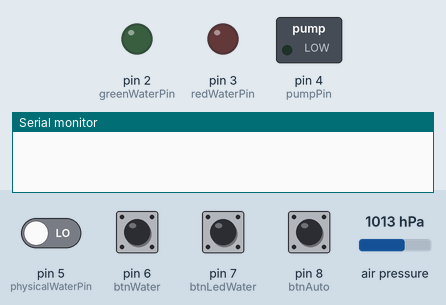
Bench run of a sketch on a simulated Arduino Uno, built with avr-gcc and run on an emulated ATmega328P. Parts: switched loads named in the sketch (green lamp = pin HIGH), output pins drawn as LEDs (lit = HIGH), the last lines printed to the serial monitor. The test bench sets the inputs (shaded band); at power-on: pin 6 (btnWater), pin 7 (btnLedWater), pin 8 (btnAuto) HIGH, pin 5 (physicalWaterPin) LOW, air pressure 1013 hPa.

Above: at 2.2 s.
2.3 s: pin 6 (btnWater) pulled LOW for 1 s
At 3.6 s:
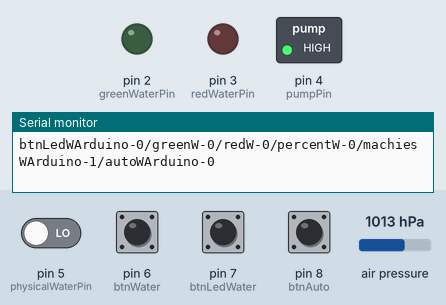
4.8 s: pin 7 (btnLedWater) pulled LOW for 3.2 s
At 9.1 s:
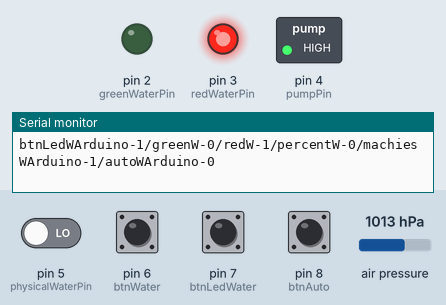
9.5 s: air pressure set to 1017 hPa
At 10.5 s:
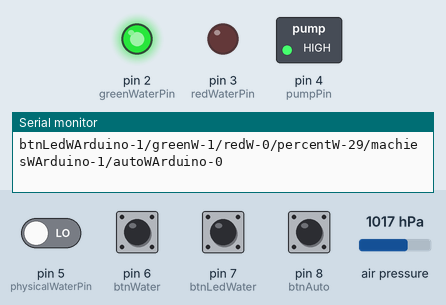
11.0 s: pin 8 (btnAuto) pulled LOW for 0.15 s
At 11.9 s:
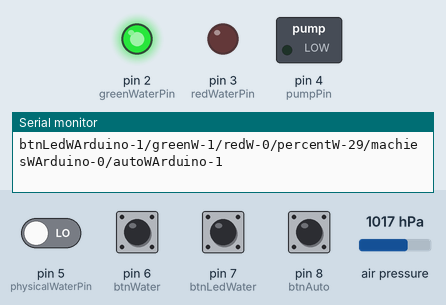
12.6 s: air pressure set to 952 hPa
At 13.8 s:
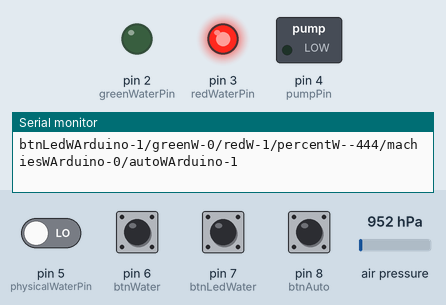
14.2 s: air pressure set to 1025 hPa
At 15.7 s:
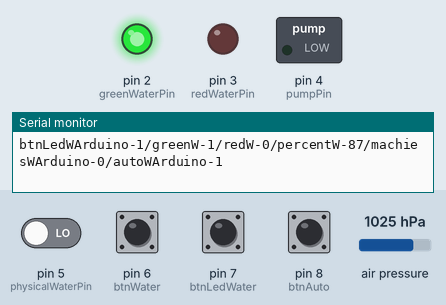
Timing chart, 0 to 16.8 s (numbered marks = the images above; inputs shaded):
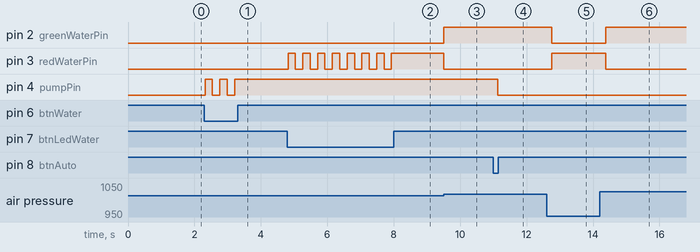

Measured:
- the behaviour switches between 1015 and 1016 hPa on air pressure (found by bisection; images 2 and 3)
- after the input at 2.3 s, pin 4 (pumpPin): alternates HIGH for 0.22 s and LOW for 0.22 s, 5 changes in all, then stays HIGH, starting at once
- after the input at 4.8 s, pin 3 (redWaterPin): alternates HIGH for 0.22 s and LOW for 0.22 s, 15 changes in all, then stays HIGH, starting at once
- after the input at 9.5 s, pin 2 (greenWaterPin): LOW → HIGH at once; pin 3 (redWaterPin): HIGH → LOW at once
- after the input at 11.0 s, pin 4 (pumpPin): HIGH → LOW after 0.14 s
- after the input at 12.6 s, pin 2 (greenWaterPin): HIGH → LOW after 0.16 s; pin 3 (redWaterPin): LOW → HIGH after 0.16 s
- after the input at 14.2 s, pin 2 (greenWaterPin): LOW → HIGH after 0.18 s; pin 3 (redWaterPin): HIGH → LOW after 0.18 s

The sketch:

water.ino
```cpp
 #include <Adafruit_BMP085.h>

// Hệ thống nước uống
Adafruit_BMP085 bmp;
int greenWaterPin =2;
int redWaterPin =3;
int pumpPin = 4; // Máy bơm
int physicalWaterPin = 5; // Cảm biến vật cản hồng ngoại
int btnWater = 6;
int btnLedWater = 7;
int btnAuto = 8;

// Khai báo biến lưu dữ liệu

//********* CẢM BIẾN ÁP SUẤT *********
float externalPressure; //áp suất ngoài
float internalPressure; //áp suất trong
float heightWater; //chiều cao hiện tại của nước trong bình
float waterTankHeight = 14; //chiều cao của bình nước là 14cm
float percentWater,subPercentWater;

//******** TRẠNG THÁI  *********
boolean statusMachies = LOW;
boolean statusLed = LOW;
boolean statusAuto = LOW;
boolean checkButton = false;

//******** BIẾN LƯU TRỮ ĐỀ SO SÁNH *********
int greenW, redW,percelW, btnLedWArduino,machiesWArduino,btnAutoWArduino;
int btnLedWRasp, machiesWRasp,btnAutoWRasp;
void setup() {
  Serial.begin(115200);
  //scale.begin(scaleFood_DOUT_Pin,scaleFood_SCK_Pin);
  // Hệ thống nước uống
  pinMode(greenWaterPin,OUTPUT);
  pinMode(redWaterPin,OUTPUT);
  pinMode(pumpPin,OUTPUT);
  pinMode(physicalWaterPin,INPUT);
  pinMode(btnWater,INPUT_PULLUP);
  pinMode(btnLedWater,INPUT_PULLUP);
  pinMode(btnAuto,INPUT_PULLUP);

  // Đặt giá trị default
  digitalWrite(pumpPin,LOW);
  digitalWrite(greenWaterPin,LOW);
  digitalWrite(redWaterPin,LOW);

  //Cảm biến áp suất
  delay(1000);
   if(!bmp.begin())
   {
     Serial.println("Could not find a valid BMP085 sensor, check wiring!");
     while(true) {}
   }
  externalPressure = bmp.readPressure(); // áp suất ngoài
  // externalPressure = 101355.00; // áp suất ngoài
  // Serial.print(externalPressure);
  // Serial.println(" Pa");
  // delay(1000);


}

void loop() {
  // ******************************************* Bật tắt led *******************************************
  if(digitalRead(btnLedWater) == LOW)
  {
    delay(20);
    if(digitalRead(btnLedWater) == LOW)
    {
      if(statusLed == LOW)
      {
        btnLedWArduino = !btnLedWArduino;
        checkButton = true;
        statusLed = HIGH;
      }
    }
    statusLed = LOW;
  }

   // ******************************************* Bật tắt máy bơm nước *******************************************S
  if(digitalRead(btnWater) == LOW)
  {
    delay(20);
    if(digitalRead(btnWater) == LOW)
    {
      if(statusMachies == LOW)
      {
        machiesWArduino = !machiesWArduino;
        checkButton = true;
        statusMachies = HIGH;
      }
    }
    statusMachies = LOW;
  }

  digitalWrite(pumpPin,machiesWArduino);

  // ******************************************* Bật tắt chức năng auto *******************************************
  if(digitalRead(btnAuto) == LOW)
  {
    delay(20);
    if(digitalRead(btnAuto) == LOW)
    {
      if(statusAuto == LOW)
      {
        btnAutoWArduino = !btnAutoWArduino;
        checkButton = true;
        statusAuto = HIGH;
      }
    }
    statusAuto = LOW;
  }

  // ******************************************* Phát hiện mèo gần bình nước mở máy bơm nước *******************************************
  if(int(btnAutoWArduino) == 1)
  {

    if(digitalRead(physicalWaterPin) == 1) // Phát hiện vật cản
    {
         digitalWrite(pumpPin,HIGH);
         machiesWArduino = 1;
    }
    else
    {
        digitalWrite(pumpPin,LOW);
        machiesWArduino = 0;
    }
  }
    // Serial.println(digitalRead(physicalWaterPin));

  // Serial.print("btnAuto");
  // Serial.println(btnAutoWArduino);

  // ******************************************* Đo lượng nước còn loại trong bình *******************************************
  internalPressure = bmp.readPressure(); // nhận áp suất trong (Pa)
  heightWater = (internalPressure - externalPressure)*0.010197162129779283; // Công thức tính chiều cao mực nước từ chênh lệch áp suất (Cm)
  percentWater = (heightWater / waterTankHeight)*100; // Phần trăm nước còn lại trong bình chứa
  if(abs(percentWater - subPercentWater) > 5)
  {
    subPercentWater = percentWater;
  }
  // Xử lí bật đèn báo hiệu
  if(btnLedWArduino == 1)
  {
    if(percentWater < 20)
    {
      digitalWrite(redWaterPin,HIGH);
      digitalWrite(greenWaterPin,LOW);
    }
    else
    {
      digitalWrite(redWaterPin,LOW);
      digitalWrite(greenWaterPin,HIGH);
    }
  }
  else
  {
      digitalWrite(redWaterPin,LOW);
      digitalWrite(greenWaterPin,LOW);
  }

  //**************************************** Truyền dữ liệu sang raspberry ********************************************************
  String dataWater;
  //--------------------------------------------------------------- WATER ------------------------------------------------------
   if(greenW != digitalRead(greenWaterPin) || redW != digitalRead(redWaterPin)|| percelW != subPercentWater || checkButton )//percelW != subPercentWater || checkButton)
   {
     greenW = digitalRead(greenWaterPin);
     redW = digitalRead(redWaterPin);
     percelW = subPercentWater;
     dataWater = "btnLedWArduino-"+String(btnLedWArduino)+"/greenW-"+String(greenW)+"/redW-"+String(redW)+"/percentW-"+String(percelW)+"/machiesWArduino-"+String(machiesWArduino)+"/autoWArduino-"+String(btnAutoWArduino);
     Serial.println(dataWater); // Truyền dữ liệu sang cho raspberry
     checkButton = false;
     delay(200);
   }

  //**************************************** Nhận dữ liệu từ raspberry ********************************************************
  if (Serial.available()>0) //nhận được dữ liệu từ pi
  {
      String message = Serial.readStringUntil('\n');
      char *token; // biến lưu trữ từng phần tử tách ra từ chuỗi
      token = strtok(message.c_str(), "/"); // tách chuỗi theo dấu "/"
      while (token != NULL) {
        if (strstr(token, "btnLedWRasp") != NULL) { // tìm phần tử chứa chuỗi "btnLedWRasp"
          btnLedWRasp = atoi(strstr(token, "-") + 1); // lấy giá trị sau dấu "-"
        }
        if (strstr(token, "machiesWRasp") != NULL) {
          machiesWRasp = atoi(strstr(token, "-") + 1);
        }
        if (strstr(token, "autoWRasp") != NULL) {
          btnAutoWRasp = atoi(strstr(token, "-") + 1);
        }
        token = strtok(NULL, "/");
      }
      if(btnLedWArduino != btnLedWRasp)
      {
        btnLedWArduino = btnLedWRasp;
      }
      if(machiesWArduino != machiesWRasp)
      {
        machiesWArduino = machiesWRasp;
      }
      if(btnAutoWArduino != btnAutoWRasp)
      {
        btnAutoWArduino = btnAutoWRasp;
      }
  }
}
```
